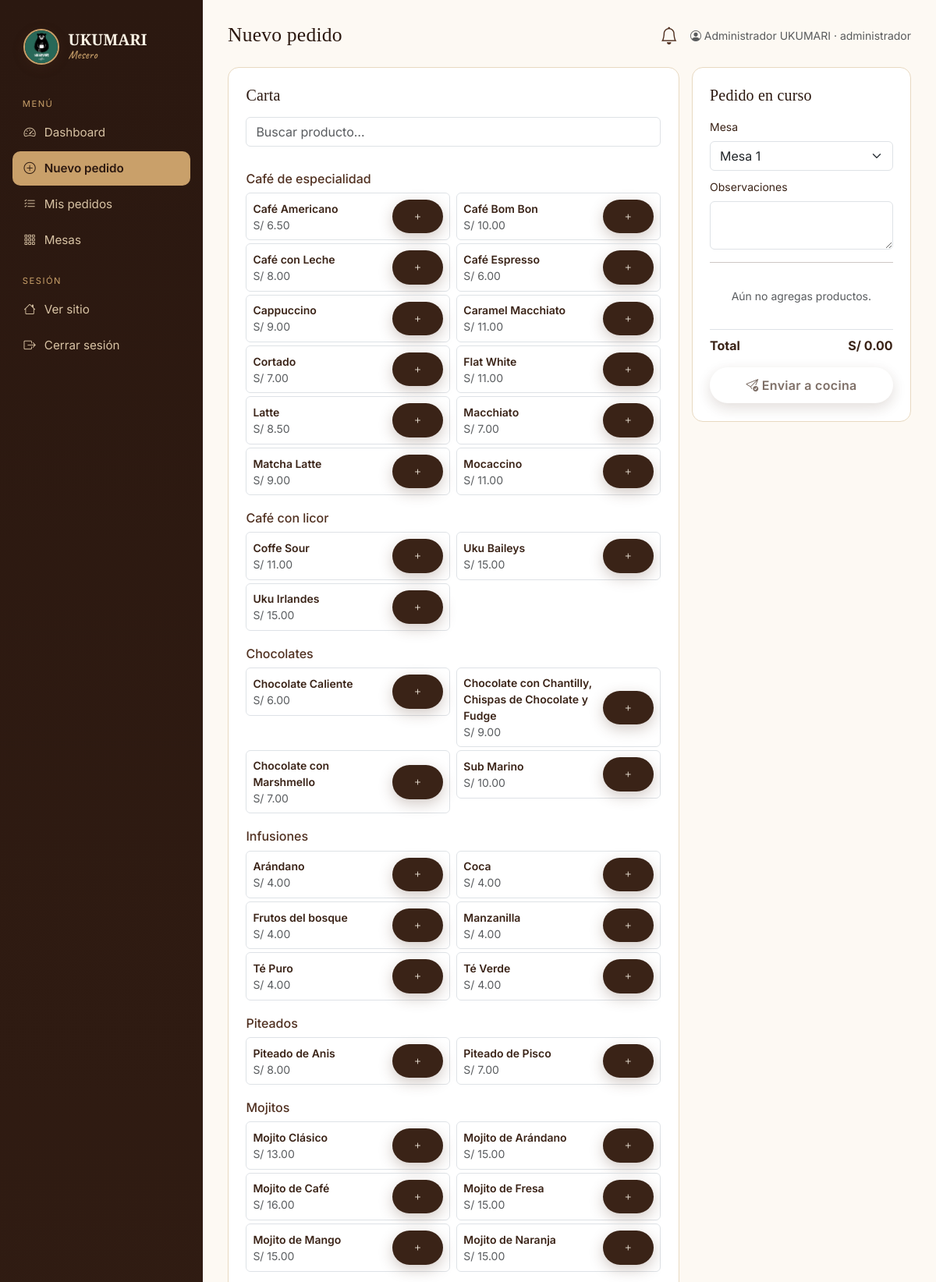
Page /mesero/nuevo-pedido.php (signed in, upper part) on the committed database.
### tables this page shows
CREATE TABLE productos (
    id INT AUTO_INCREMENT PRIMARY KEY,
    categoria_id INT NOT NULL,
    nombre VARCHAR(160) NOT NULL,
    descripcion TEXT,
    precio DECIMAL(10,2) NOT NULL DEFAULT 0,
    activo TINYINT(1) NOT NULL DEFAULT 1,
    creado_en DATETIME NOT NULL DEFAULT CURRENT_TIMESTAMP,
    CONSTRAINT fk_productos_categoria FOREIGN KEY (categoria_id) REFERENCES categorias(id)
);

### web/includes/db.php (called while the page is built, shortened)
<?php
function db(): PDO {
    static $pdo = null;
    if ($pdo === null) {
        $dsn = 'mysql:host=' . DB_HOST . ';dbname=' . DB_NAME . ';charset=' . DB_CHARSET;
        $opt = [
            PDO::ATTR_ERRMODE            => PDO::ERRMODE_EXCEPTION,
            PDO::ATTR_DEFAULT_FETCH_MODE => PDO::FETCH_ASSOC,
            PDO::ATTR_EMULATE_PREPARES   => false,
        ];
        $tries = 0;
        while (true) {
            try {
                $pdo = new PDO($dsn, DB_USER, DB_PASS, $opt);
                break;
            } catch (PDOException $e) {
                if (++$tries > 20) { throw $e; }
                sleep(2);
            }
        }
        ensure_seed_users($pdo);
    }
    return $pdo;
}
function ensure_seed_users(PDO $pdo): void {
    try {
        $stmt = $pdo->query("SELECT id, password FROM usuarios WHERE password LIKE 'SEED::%'");
        $rows = $stmt->fetchAll();
        $upd = $pdo->prepare("UPDATE usuarios SET password = :p WHERE id = :id");
        foreach ($rows as $r) {
            $plain = substr($r['password'], 6);
            $hash  = password_hash($plain, PASSWORD_DEFAULT);
            $upd->execute([':p' => $hash, ':id' => $r['id']]);
        }
    } catch (Throwable $e) {
    }
}

### web/includes/helpers.php (called while the page is built, shortened)
<?php
require_once __DIR__ . '/db.php';
function e(?string $v): string {
    return htmlspecialchars((string)$v, ENT_QUOTES | ENT_SUBSTITUTE, 'UTF-8');
}
function money($n): string {
    return CURRENCY . ' ' . number_format((float)$n, 2, '.', ',');
}
function get_productos_por_categoria(bool $solo_activos = true): array {
    $sql = "SELECT p.*, c.nombre AS categoria, c.orden AS cat_orden
            FROM productos p
            INNER JOIN categorias c ON c.id = p.categoria_id
            WHERE 1=1
            " . ($solo_activos ? " AND p.activo = 1 AND c.activo = 1" : "") . "
            ORDER BY c.orden, c.nombre, p.nombre";
    $rows = db()->query($sql)->fetchAll();
    $grouped = [];
    foreach ($rows as $r) {
        $grouped[$r['categoria']][] = $r;
    }
    return $grouped;
}

### web/mesero/nuevo-pedido.php (the view, shortened to what this page needs)
<?php
require __DIR__ . '/../includes/helpers.php';
$grouped = get_productos_por_categoria(true);
$mesas = db()->query("SELECT * FROM mesas ORDER BY CAST(numero AS UNSIGNED)")->fetchAll();
require __DIR__ . '/../includes/panel_layout.php';
?>
<div class="row g-3">
  <div class="col-lg-8">
    <div class="panel-card">
      <h5 class="mb-3">Carta</h5>
      <input type="text" class="form-control mb-3" id="searchProd" placeholder="Buscar producto…">
      <div style="max-height:60vh;overflow-y:auto" id="prodList">
      <?php foreach ($grouped as $cat => $items): ?>
        <h6 class="text-uku mt-3"><?= e($cat) ?></h6>
        <div class="row gx-2">
        <?php foreach ($items as $p): ?>
          <div class="col-md-6 prod-item" data-name="<?= e(strtolower($p['nombre'])) ?>">
            <div class="d-flex justify-content-between align-items-center p-2 border rounded mb-1">
              <div>
                <div class="fw-semibold small"><?= e($p['nombre']) ?></div>
                <div class="small text-muted"><?= money($p['precio']) ?></div>
              </div>
              <button class="btn btn-sm btn-uku"
                      onclick="addItem(<?= (int)$p['id'] ?>, '<?= e(addslashes($p['nombre'])) ?>', <?= (float)$p['precio'] ?>)">
                <i class="bi bi-plus"></i>
              </button>
            </div>
          </div>
        <?php endforeach; ?>
        </div>
      <?php endforeach; ?>
      </div>
    </div>
  </div>
  <div class="col-lg-4">
    <div class="panel-card" style="position:sticky;top:20px">
      <h5 class="mb-3">Pedido en curso</h5>
      <div class="mb-2">
        <label class="form-label small">Mesa</label>
        <select class="form-select" id="mesa_id" required>
          <?php foreach ($mesas as $m): ?>
            <option value="<?= $m['id'] ?>" <?= $m['estado']==='ocupada'?'disabled':'' ?>>
              Mesa <?= e($m['numero']) ?> <?= $m['estado']==='ocupada'?'(ocupada)':'' ?>
            </option>
          <?php endforeach; ?>
        </select>
      </div>
      <div class="mb-2">
        <label class="form-label small">Observaciones</label>
        <textarea class="form-control" id="observaciones" rows="2"></textarea>
      </div>
      <hr>
      <div id="cartList"><div class="text-muted small text-center py-3">Aún no agregas productos.</div></div>
      <div class="d-flex justify-content-between mt-3 pt-2 border-top">
        <strong>Total</strong><strong id="totalLbl">S/ 0.00</strong>
      </div>
      <button class="btn btn-uku w-100 mt-3" id="enviarBtn" disabled>
        <i class="bi bi-send-check"></i> Enviar a cocina
      </button>
    </div>
  </div>
</div>
<?php require __DIR__ . '/../includes/panel_footer.php'; ?>

### web/assets/css/styles.css (style rules this page uses)
:root { --uku-coffee-900:#2b1810; --uku-coffee-800:#3a2317; --uku-coffee-700:#503020; --uku-coffee-600:#6b3f2a; --uku-coffee-500:#8b5a3c; --uku-coffee-400:#a8754f; --uku-cream-50:#fdf9f3; --uku-cream-100:#f8f0e3; --uku-cream-200:#efe2cc; --uku-cream-300:#e3cfae; --uku-gold:#c9a06a; --uku-gold-dark:#a47a44; --uku-line:#e8d9c1; --uku-text:#3a2317; --uku-muted:#7c6553; --uku-bg:#fdfaf5; --uku-shadow:0 12px 40px rgba(80,48,32,.12); }
* { box-sizing:border-box; }
html,body { font-family:'Inter',system-ui,sans-serif; color:var(--uku-text); background:var(--uku-bg); scroll-behavior:smooth; }
h1,h2,h3,h4,h5,.serif { font-family:'Playfair Display',serif; letter-spacing:.2px; color:var(--uku-coffee-900); }
.btn-uku { background:var(--uku-coffee-800); color:var(--uku-cream-100); border:none; border-radius:999px; padding:.7rem 1.6rem; font-weight:600; letter-spacing:.3px; box-shadow:0 6px 18px rgba(80,48,32,.25); transition:all .2s ease; }
.text-uku { color:var(--uku-coffee-700) !important; }
.panel-card { background:#fff; border:1px solid var(--uku-line); border-radius:14px; padding:1.4rem; margin-bottom:1.2rem; }

### rows in the picture
productos: nombre "Café Americano", precio "S/ 6.50"
productos: nombre "Café Bom Bon", precio "S/ 10.00"
productos: nombre "Café con Leche", precio "S/ 8.00"
productos: nombre "Café Espresso", precio "S/ 6.00"
productos: nombre "Cappuccino", precio "S/ 9.00"
productos: nombre "Caramel Macchiato", precio "S/ 11.00"
productos: nombre "Cortado", precio "S/ 7.00"
productos: nombre "Flat White", precio "S/ 11.00"
productos: nombre "Latte", precio "S/ 8.50"
productos: nombre "Macchiato", precio "S/ 7.00"
productos: nombre "Matcha Latte", precio "S/ 9.00"
productos: nombre "Mocaccino", precio "S/ 11.00"
productos: nombre "Coffe Sour", precio "S/ 11.00"
productos: nombre "Uku Baileys", precio "S/ 15.00"
productos: nombre "Uku Irlandes", precio "S/ 15.00"
productos: nombre "Chocolate Caliente", precio "S/ 6.00"
productos: nombre "Chocolate con Chantilly, Chispas de Chocolate y Fudge", precio "S/ 9.00"
productos: nombre "Chocolate con Marshmello", precio "S/ 7.00"
productos: nombre "Sub Marino", precio "S/ 10.00"
productos: nombre "Arándano", precio "S/ 4.00"
productos: nombre "Coca", precio "S/ 4.00"
productos: nombre "Frutos del bosque", precio "S/ 4.00"
productos: nombre "Manzanilla", precio "S/ 4.00"
productos: nombre "Té Puro", precio "S/ 4.00"
productos: nombre "Té Verde", precio "S/ 4.00"
productos: nombre "Piteado de Anis", precio "S/ 8.00"
productos: nombre "Piteado de Pisco", precio "S/ 7.00"
productos: nombre "Mojito Clásico", precio "S/ 13.00"
productos: nombre "Mojito de Arándano", precio "S/ 15.00"
productos: nombre "Mojito de Café", precio "S/ 16.00"
productos: nombre "Mojito de Fresa", precio "S/ 15.00"
productos: nombre "Mojito de Mango", precio "S/ 15.00"
productos: nombre "Mojito de Naranja", precio "S/ 15.00"

### other values in the picture
$role "Mesero"
$label "Dashboard"
$label "Nuevo pedido"
$label "Mis pedidos"
$label "Mesas"
$page_title "Nuevo pedido"
$user['nombre'] "Administrador UKUMARI"
$user['rol'] "administrador"
$cat "Café de especialidad"
$cat "Café con licor"
$cat "Chocolates"
$cat "Infusiones"
$cat "Piteados"
$cat "Mojitos"
